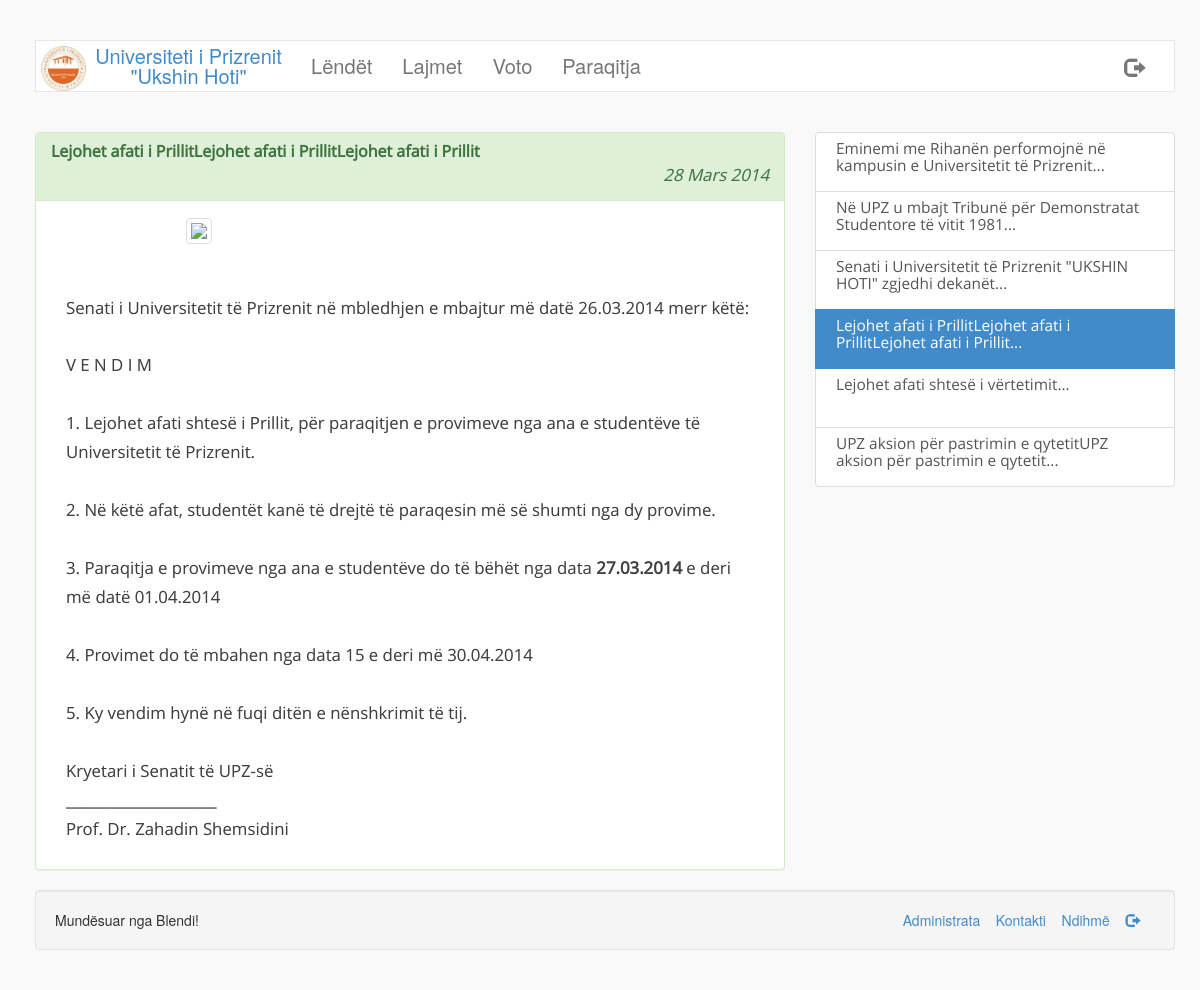
The app's page /lajmi.php?id=24 with its own data.
### tables this page shows
CREATE TABLE IF NOT EXISTS `page_info` (
  `title` varchar(256) NOT NULL,
  `footer` varchar(256) NOT NULL,
  `activated` tinyint(1) NOT NULL,
  `logo` varchar(256) NOT NULL,
  `vleresimi` tinyint(4) NOT NULL,
  `vit1kredi` int(3) NOT NULL,
  `vit2kredi` int(3) NOT NULL,
  `vit3kredi` int(3) NOT NULL,
  `vit4kredi` int(3) NOT NULL
);

CREATE TABLE IF NOT EXISTS `navbar` (
  `ID` int(11) NOT NULL AUTO_INCREMENT,
  `emri` varchar(250) NOT NULL,
  `link` varchar(250) NOT NULL,
  `enabled` tinyint(1) NOT NULL,
  PRIMARY KEY (`ID`)
);

CREATE TABLE IF NOT EXISTS `lajmet` (
  `id` int(11) NOT NULL AUTO_INCREMENT,
  `titulli` varchar(256) NOT NULL,
  `body` text NOT NULL,
  `data` datetime NOT NULL,
  `foto` varchar(256) NOT NULL,
  PRIMARY KEY (`id`)
);

CREATE TABLE IF NOT EXISTS `footer` (
  `1` int(11) NOT NULL AUTO_INCREMENT,
  `emri` varchar(250) NOT NULL,
  `link` varchar(250) NOT NULL,
  `enabled` tinyint(1) NOT NULL,
  PRIMARY KEY (`1`)
);

### classes/lajmi.class.php (called while the page is built, shortened)
<?php
class Lajmi{
	private $id=0;
	private $titulli = "panjohur";
	private $body = "panjohur";
	private $data = "0000-00-00";
	private $foto = "img/fakultet/lajme/default.png";
	function __construct($id){
		global $lidhja;
		$lajmQuery = $lidhja->query("SELECT id,titulli,body,data,foto FROM lajmet WHERE id=$id");
		if($lajmQuery->num_rows == 1){
			$lajmi = $lajmQuery->fetch_assoc();
			$this->id= $lajmi['id'];
			$this->titulli = $lajmi['titulli'];
			$this->body = $lajmi['body'];
			$this->data = $lajmi['data'];
			if(file_exists($_SERVER['SERVER_NAME'] . '/portal/'. $lajmi['foto'])){
				$this->foto = 'http://'.$_SERVER['SERVER_NAME'] . '/portal/'. $lajmi['foto'];
			}
			else{
				$this->foto ='http://'.$_SERVER['SERVER_NAME'] . '/portal/'. $lajmi['foto'];
			}
		}
	}
	function getID(){
		return $this->id;
	}
	function getTitulli(){
		return utf8_encode($this->titulli);
	}
	function getBody(){
		return utf8_encode($this->body);
	}
	function getData(){
		return $this->data;
	}
	function getFoto(){
		return $this->foto;
	}
}
?>

### includes/funksionet.php (called while the page is built, shortened)
<?php
	function rregulloDaten($d){
		$viti = date("Y", strtotime($d));
		$muaji = date("m", strtotime($d));
		$dita = date("d", strtotime($d));
		if($muaji == 1){
			$data = $dita . " Janar " . $viti;
		}
		elseif($muaji == 2){
			$data = $dita . " Shkurt " . $viti;
		}
		elseif($muaji == 3){
			$data = $dita . " Mars " . $viti;
		}
		elseif($muaji == 4){
			$data = $dita . " Prill " . $viti;
		}
		elseif($muaji == 5){
			$data = $dita . " Maj " . $viti;
		}
		elseif($muaji == 6){
			$data = $dita . " Qershor " . $viti;
		}
		elseif($muaji == 7){
			$data = $dita . " Korrik " . $viti;
		}
		elseif($muaji == 8){
			$data = $dita . " Gusht " . $viti;
		}
		elseif($muaji == 9){
			$data = $dita . " Shtator " . $viti;
		}
		elseif($muaji == 10){
			$data = $dita . " Tetor " . $viti;
		}
		elseif($muaji == 11){
			$data = $dita . " N&euml;ntor " . $viti;
		}
		elseif($muaji == 12){
			$data = $dita . " Dhjetor " . $viti;
		}
		return $data;
	}
?>

### lajmi.php (the view, shortened to what this page needs)
<?php
	include('includes/config.php');
	if(!empty($_GET['id']) && $_GET['id']>0){
		$id = $lidhja->real_escape_string($_GET['id']);
		$lajmi = new Lajmi($id);
		$page = new Page();
	}
	else{
		header('Location: index.php?faqja=lajmet');
		die();
	}
?>
<!DOCTYPE html>
<html lang="en">
  <head>
    <link href="css/bootstrap.css" rel="stylesheet">
    <link href="css/style.css" rel="stylesheet">
  </head>
  <body>
  <br/>
  <div class="container">
  	<nav class="navbar navbar-default" role="navigation">
	  <div class="container-fluid">
	    <div class="navbar-header">
	      <a class="navbar-brand" href="index.php"><img src="<?php echo $page->getLogo(); ?>"/><?php echo $page->getTitle(); ?></a>
	    </div>
	    <div class="collapse navbar-collapse" id="bs-example-navbar-collapse-1">
	      <ul class="nav navbar-nav">
	     	<?php $page->headerNavbar(); ?>
	      </ul>
		  	<ul class="nav navbar-nav navbar-right">
				<li><a href="logout.php" class="glyphicon glyphicon-log-out"></a></li>
			</ul>
	    </div>
	  </div>
	</nav>
	</div>
    <div class="container">
		<div class="clearfix"></div><br/>
		<div class="row">
			<div class="col-md-8 lajmi">
				<div class="panel panel-success">
					<div class="panel-heading">
						<h3 class="panel-title"><strong><?php echo $lajmi->getTitulli(); ?></strong></h3>
						<p class="text-right" style="margin-bottom:0px;"><em><?php echo rregulloDaten($lajmi->getData()); ?></em></p>
					</div>
					<div class="panel-body">
					<?php
						if($lajmi->getFoto()){
							echo '<div class="col-md-8 col-md-offset-2"><img src="'.$lajmi->getFoto().'" class="img-responsive img-rounded img-thumbnail"/><p><br/></p></div>';
							echo '<div class="col-md-12"><p>'.html_entity_decode($lajmi->getBody()).'</p></div>';
						}
						else{
							echo '<div class="col-md-12"><p>'.html_entity_decode($lajmi->getBody()).'</p></div>';
						}
					?>
					</div>
				</div>
			</div>
			<div class="col-md-4">
				<?php
					$lajmet = $lidhja->query("SELECT id FROM lajmet ORDER BY data DESC LIMIT 10");
					if($lajmet->num_rows){
						echo '<div class="list-group" id="lajmetShtese">';
						foreach($lajmet as $l){
							$lajmi2 = new Lajmi($l['id']);
							if($lajmi->getID() == $lajmi2->getID()){
								echo '<a href="lajmi.php?id='.$lajmi2->getID().'" class="list-group-item active">'.substr($lajmi2->getTitulli(), 0,100).'...</a>';
							}
							else{
								echo '<a href="lajmi.php?id='.$lajmi2->getID().'" class="list-group-item">'.substr($lajmi2->getTitulli(), 0,100).'...</a>';
							}
						}
						echo '</div>';
					}
				?>
			</div>
		</div>
		<div class="well well-md text-left">
			<span><?php echo $page->getFooter(); ?></span>
			<span class="pull-right">
				<?php $page->footerLinks(); ?>
			</span>
		</div>
    </div>
  </body>
</html>

### classes/page.class.php (shortened to what this page needs)
<?php
class Page{
	private $title = "Titulli faqes";
	private $footer = "Copyright 2014";
	private $logoLink = "panjohur";
	function __construct(){
		global $lidhja;
		$pageQuery = $lidhja->query('SELECT title,footer,activated,logo,vleresimi FROM page_info');
		if($pageQuery->num_rows == 1){
			$pageInfo = $pageQuery->fetch_assoc();
		}
		$this->title = $pageInfo['title'];
		$this->footer = $pageInfo['footer'];
		$this->logoLink = $pageInfo['logo'];
	}
	function getTitle(){
		return html_entity_decode($this->title);
	}
	function getLogo(){
		return $this->logoLink;
	}
	function getFooter(){
		return html_entity_decode($this->footer);
	}
	function headerNavbar(){
		global $lidhja;
		$navQuery = $lidhja->query("SELECT * FROM navbar WHERE enabled=1");
		if($navQuery->num_rows > 0){
			foreach($navQuery as $nav){
				echo '<li><a href="index.php?faqja='.$nav['link'].'" class="text-primary">'.html_entity_decode($nav['emri']).'</a></li>';
			}
		}
		else{
			return FALSE;
		}
	}
	function footerLinks(){
		global $lidhja;
		$footerLinksQuery = $lidhja->query("SELECT * FROM footer WHERE enabled=1");
		if($footerLinksQuery->num_rows > 0){
			foreach ($footerLinksQuery as $foo){
				if("dil" == strtolower($foo['emri'])){
					echo '<a href="'.$foo['link'].'"><span class="glyphicon glyphicon-log-out"></span></a> &nbsp;&nbsp;&nbsp;';
				}
				else{
					echo '<a href="'.$foo['link'].'">'.$foo['emri'].'</a> &nbsp;&nbsp;&nbsp;';
				}
			}
		}
		else{
			echo '';
		}
	}
}
?>

### css/style.css (style rules this page uses)
body { background-color: #f9f9f9; margin:20px; }
.navbar { border-radius: 0; }
.navbar-brand img { max-width: 18%; float:left; }
.navbar-default { background-color: #fff; }
.navbar-nav li > a { text-align: center; font-size: 1.4375em; -webkit-font-smoothing: antialiased; }
.navbar-default .navbar-brand { max-width:260px; color:#428bca; font-size: 20px; margin:0; padding:5px 5px; text-align: center; }
.lajmi { font: 120%/1.725 'Open Sans', sans-serif; color: #3e433e; text-shadow: 0px 0px 0px #C7C7C7; }
#lajmetShtese { color:#3e433e; }
#lajmetShtese .list-group-item { height:60px; padding: 7px 20px; font: 110%/1.125 'Open Sans', sans-serif; }

### records on screen
page_info: logo (picture), title "Universiteti i Prizrenit \"Ukshin Hoti\"", footer "Mundësuar nga Blendi!"
navbar: emri "Lëndët"
navbar: emri "Lajmet"
navbar: emri "Voto"
navbar: emri "Paraqitja"
lajmet: titulli "Lejohet afati i PrillitLejohet afati i PrillitLejohet afati i Prillit", data "28 Mars 2014", body "Senati i Universitetit të Prizrenit në mbledhjen e mbajtur më datë 26.03.2014 merr këtë: V E N D I M 1. Lejohet afati shtesë i Prillit, për paraqitjen e provimeve nga ana e studentëve të Universitetit të Prizrenit. 2. Në këtë afat, studentët kanë të drejtë të paraqesin më së shumti nga dy provime. 3. Paraqitja e provimeve nga ana e studentëve do të bëhët nga data 27.03.2014 e deri më d atë 01.04.2014 4. Provimet do të mbahen nga data 15 e deri më 30.04.2014 5. Ky vendim hynë në fuqi ditën e nënshkrimit të tij. Kryetari i Senatit të UPZ-së ____________________ Prof. Dr. Zahadin Shemsidini"
lajmet: titulli "Eminemi me Rihanën performojnë në kampusin e Universitetit të Prizrenit"
lajmet: titulli "Në UPZ u mbajt Tribunë për Demonstratat Studentore të vitit 1981"
lajmet: titulli "Senati i Universitetit të Prizrenit \"UKSHIN HOTI\" zgjedhi dekanët"
lajmet: titulli "Lejohet afati shtesë i vërtetimit"
lajmet: titulli "UPZ aksion për pastrimin e qytetitUPZ aksion për pastrimin e qytetit"
footer: emri "Administrata"
footer: emri "Kontakti"
footer: emri "Ndihmë"
